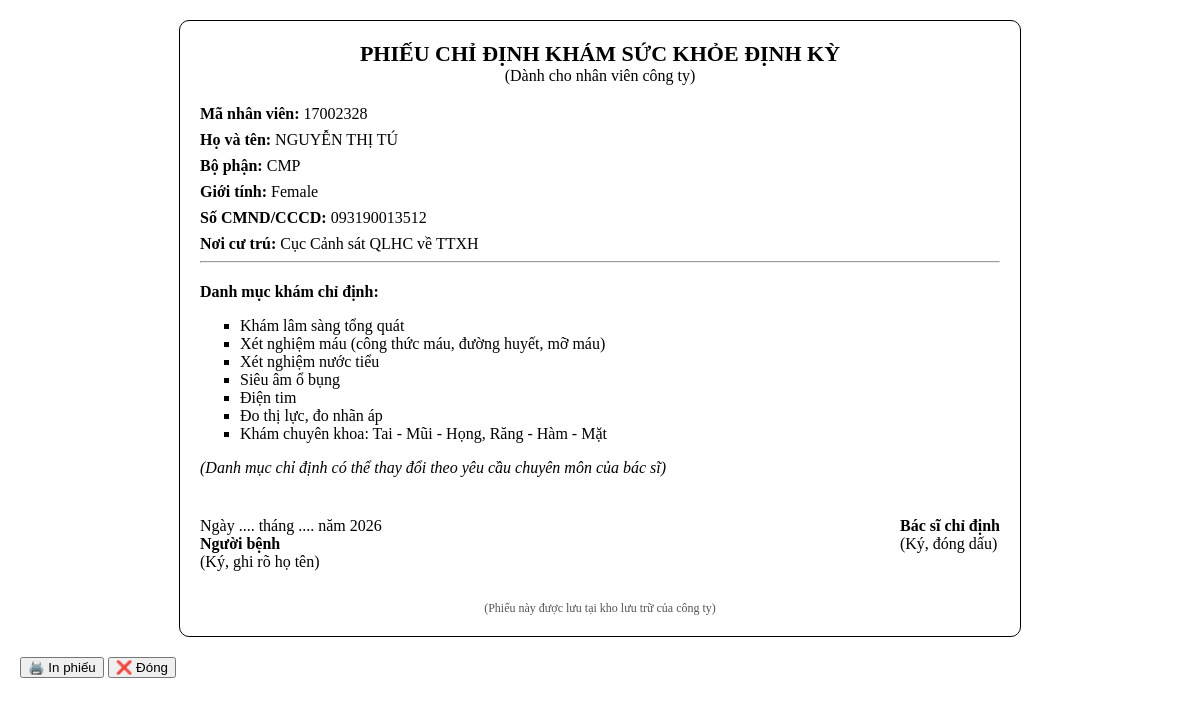
Screenshot of /import_bulk_exam.php?emp_no=17002328 with the database file from the repository.
### tables this page shows
CREATE TABLE `employees` (
  `id` int(11) NOT NULL,
  `emp_no` varchar(20) NOT NULL,
  `name` varchar(255) NOT NULL,
  `factory_location` varchar(100) DEFAULT NULL,
  `bp` varchar(100) DEFAULT NULL,
  `dept` varchar(255) DEFAULT NULL,
  `gender` varchar(10) DEFAULT NULL,
  `national_id` varchar(50) DEFAULT NULL,
  `res_place` varchar(255) DEFAULT NULL,
  `position` varchar(100) DEFAULT NULL,
  `emp_class` varchar(100) DEFAULT NULL,
  `hire_type` varchar(50) DEFAULT NULL,
  `emp_status` varchar(50) DEFAULT NULL,
  `hire_date` date DEFAULT NULL,
  `promotion_date` date DEFAULT NULL,
  `re_check1` varchar(50) DEFAULT NULL,
  `re_check2` varchar(50) DEFAULT NULL,
  `remark_original` text DEFAULT NULL,
  `is_received` tinyint(1) DEFAULT 0,
  `received_date` datetime DEFAULT NULL,
  `printed_count` int(11) DEFAULT 0,
  `last_print_date` datetime DEFAULT NULL,
  `is_returned` tinyint(1) DEFAULT 0,
  `returned_date` datetime DEFAULT NULL,
  `note` text DEFAULT NULL,
  `created_at` timestamp NOT NULL DEFAULT current_timestamp(),
  `note_date` date DEFAULT NULL
);

### import_bulk_exam.php (the view, shortened to what this page needs)
<?php
require_once 'config.php';
$emp_no = $_GET['emp_no'] ?? '';
$force = isset($_GET['force']) && $_GET['force'] == 1;
$storageDir = __DIR__ . '/prescriptions';
$filePath = $storageDir . '/' . $emp_no . '.html';
if (file_exists($filePath) && !$force) {
    $html = file_get_contents($filePath);
} else {
    $stmt = $pdo->prepare("SELECT * FROM employees WHERE emp_no = ?");
    $stmt->execute([$emp_no]);
    $emp = $stmt->fetch(PDO::FETCH_ASSOC);
    ?>
    <!DOCTYPE html>
    <html lang="vi">
    <head>
    </head>
    <body>
    <div class="prescription-card">
        <div class="header">
            <div class="title">PHIẾU CHỈ ĐỊNH KHÁM SỨC KHỎE ĐỊNH KỲ</div>
            <div>(Dành cho nhân viên công ty)</div>
        </div>
        <div class="info-row"><strong>Mã nhân viên:</strong> <?= htmlspecialchars($emp['emp_no']) ?></div>
        <div class="info-row"><strong>Họ và tên:</strong> <?= htmlspecialchars($emp['name']) ?></div>
        <div class="info-row"><strong>Bộ phận:</strong> <?= htmlspecialchars($emp['bp']) ?></div>
        <div class="info-row"><strong>Giới tính:</strong> <?= htmlspecialchars($emp['gender']) ?></div>
        <div class="info-row"><strong>Số CMND/CCCD:</strong> <?= htmlspecialchars($emp['national_id']) ?></div>
        <div class="info-row"><strong>Nơi cư trú:</strong> <?= htmlspecialchars($emp['res_place']) ?></div>
        <hr>
        <div class="danh-muc">
            <strong>Danh mục khám chỉ định:</strong>
            <ul>
                <li>Khám lâm sàng tổng quát</li>
                <li>Xét nghiệm máu (công thức máu, đường huyết, mỡ máu)</li>
                <li>Xét nghiệm nước tiểu</li>
                <li>Siêu âm ổ bụng</li>
                <li>Điện tim</li>
                <li>Đo thị lực, đo nhãn áp</li>
                <li>Khám chuyên khoa: Tai - Mũi - Họng, Răng - Hàm - Mặt</li>
            </ul>
            <p><em>(Danh mục chỉ định có thể thay đổi theo yêu cầu chuyên môn của bác sĩ)</em></p>
        </div>
        <div class="signature">
            <div>Ngày .... tháng .... năm 2026<br><strong>Người bệnh</strong><br>(Ký, ghi rõ họ tên)</div>
            <div><strong>Bác sĩ chỉ định</strong><br>(Ký, đóng dấu)</div>
        </div>
        <div class="footer">(Phiếu này được lưu tại kho lưu trữ của công ty)</div>
    </div>
    <div class="no-print text-center" style="margin-top: 20px;">
        <button class="btn btn-primary" onclick="window.print();">🖨️ In phiếu</button>
        <button class="btn btn-secondary" onclick="window.close();">❌ Đóng</button>
    </div>
    </body>
    </html>
    <?php
    $html = ob_get_clean();
}
echo $html;
?>

### import_bulk_exam.php (style rules this page uses)
body { font-family: 'Times New Roman', Arial, sans-serif; margin: 20px; }
.prescription-card { max-width: 800px; margin: auto; border: 1px solid #000; padding: 20px; border-radius: 10px; background: white; }
.header { text-align: center; margin-bottom: 20px; }
.title { font-size: 22px; font-weight: bold; }
.info-row { margin-bottom: 8px; }
.danh-muc { margin-top: 20px; }
.danh-muc ul { list-style-type: square; }
.signature { margin-top: 40px; display: flex; justify-content: space-between; }
.footer { text-align: center; margin-top: 30px; font-size: 12px; color: #555; }

### rows the page displays
employees: emp_no "17002328", name "NGUYỄN THỊ TÚ", bp "CMP", gender "Female", national "093190013512", res_place "Cục Cảnh sát QLHC về TTXH"
